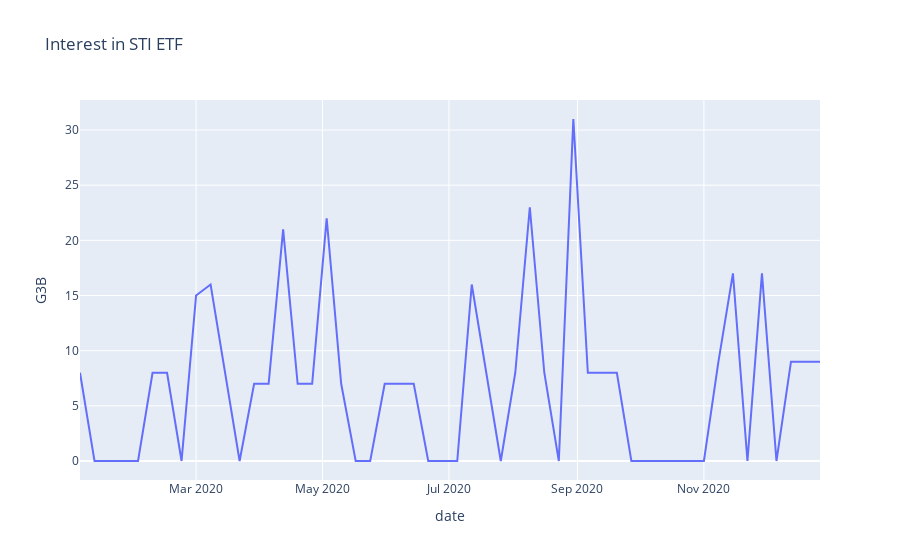

The code cell stored with this chart in its notebook:
### Markdown cell above
# Interest in STI ETF is highest in January, March, May and November 2020

### Code cell
fig = px.line(etf_df, x="date", y="G3B", 
              title="Interest in STI ETF")
fig.show()

### Figure 1 — Plotly figure (JSON) as saved in the notebook; plotly's stock layout.template omitted (floating-point values rounded to 4 significant figures)
{"data": [{"hovertemplate": "date=%{x}<br>G3B=%{y}<extra></extra>", "legendgroup": "", "line": {"color": "#636efa", "dash": "solid"}, "marker": {"symbol": "circle"}, "mode": "lines", "name": "", "orientation": "v", "showlegend": false, "type": "scatter", "x": ["2020-01-05T00:00:00", "2020-01-12T00:00:00", "2020-01-19T00:00:00", "2020-01-26T00:00:00", "2020-02-02T00:00:00", "2020-02-09T00:00:00", "2020-02-16T00:00:00", "2020-02-23T00:00:00", "2020-03-01T00:00:00", "2020-03-08T00:00:00", "2020-03-15T00:00:00", "2020-03-22T00:00:00", "2020-03-29T00:00:00", "2020-04-05T00:00:00", "2020-04-12T00:00:00", "2020-04-19T00:00:00", "2020-04-26T00:00:00", "2020-05-03T00:00:00", "2020-05-10T00:00:00", "2020-05-17T00:00:00", "2020-05-24T00:00:00", "2020-05-31T00:00:00", "2020-06-07T00:00:00", "2020-06-14T00:00:00", "2020-06-21T00:00:00", "2020-06-28T00:00:00", "2020-07-05T00:00:00", "2020-07-12T00:00:00", "2020-07-19T00:00:00", "2020-07-26T00:00:00", "2020-08-02T00:00:00", "2020-08-09T00:00:00", "2020-08-16T00:00:00", "2020-08-23T00:00:00", "2020-08-30T00:00:00", "2020-09-06T00:00:00", "2020-09-13T00:00:00", "2020-09-20T00:00:00", "2020-09-27T00:00:00", "2020-10-04T00:00:00", "2020-10-11T00:00:00", "2020-10-18T00:00:00", "2020-10-25T00:00:00", "2020-11-01T00:00:00", "2020-11-08T00:00:00", "2020-11-15T00:00:00", "2020-11-22T00:00:00", "2020-11-29T00:00:00", "2020-12-06T00:00:00", "2020-12-13T00:00:00", "2020-12-20T00:00:00", "2020-12-27T00:00:00"], "xaxis": "x", "y": [8, 0, 0, 0, 0, 8, 8, 0, 15, 16, 8, 0, 7, 7, 21, 7, 7, 22, 7, 0, 0, 7, 7, 7, 0, 0, 0, 16, 8, 0, 8, 23, 8, 0, 31, 8, 8, 8, 0, 0, 0, 0, 0, 0, 9, 17, 0, 17, 0, 9, 9, 9], "yaxis": "y"}], "layout": {"legend": {"tracegroupgap": 0}, "title": {"text": "Interest in STI ETF"}, "xaxis": {"anchor": "y", "domain": [0, 1], "title": {"text": "date"}}, "yaxis": {"anchor": "x", "domain": [0, 1], "title": {"text": "G3B"}}}}
